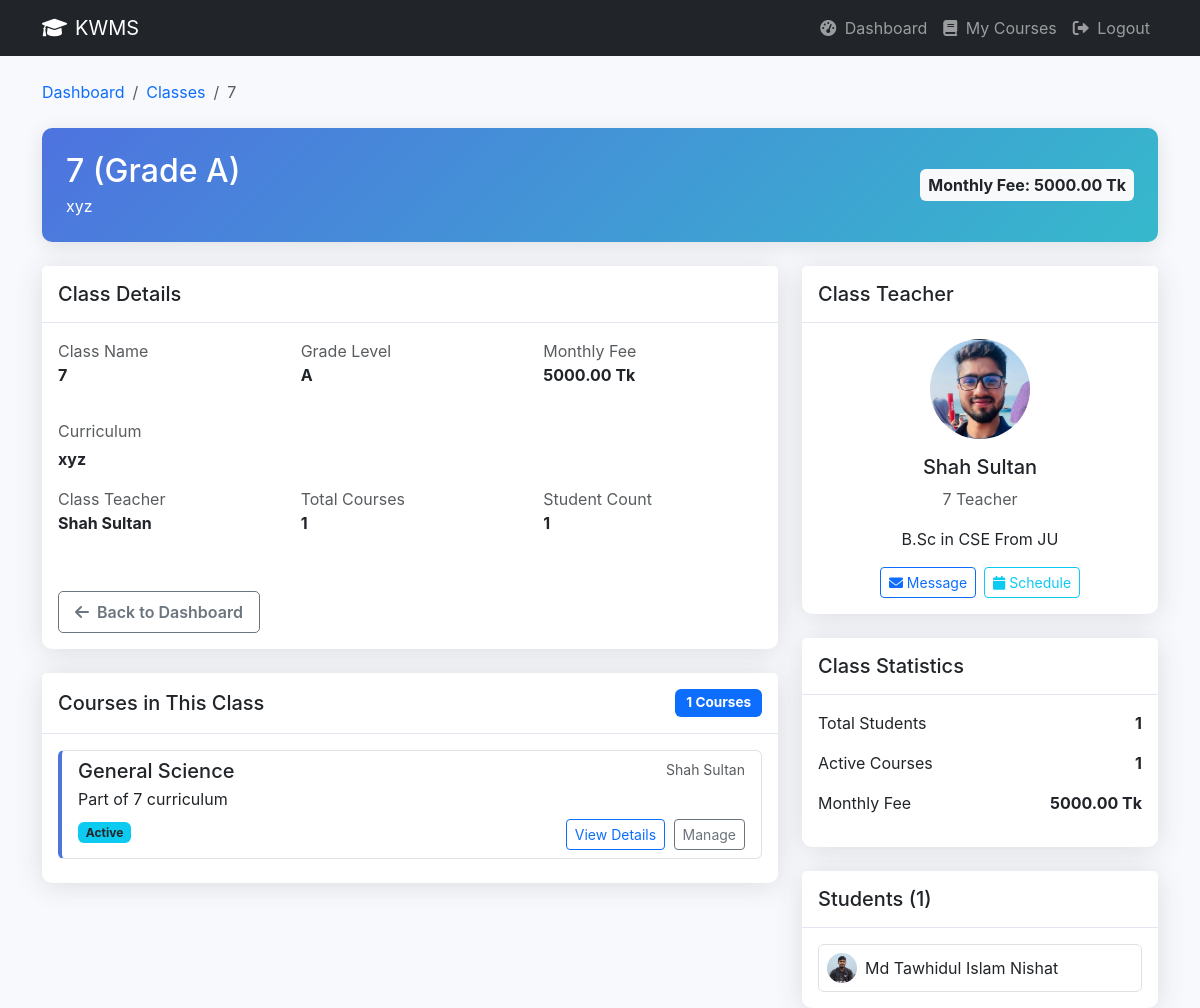
The app's page /class/1/details/ (signed in) with its own data.
### core/models.py (models this page shows, shortened)
class ClassRoom(models.Model):
    name = models.CharField(max_length=64, unique=True)   # Play, KG, One, Two…
    grade = models.CharField(max_length=32, blank=True)
    curriculum = models.TextField(blank=True)             # Curriculum details
    teacher = models.ForeignKey(
        'User',
        on_delete=models.SET_NULL,
        null=True, blank=True,
        limit_choices_to={'role': 'teacher'}
    )
    monthly_fee = models.DecimalField(max_digits=10, decimal_places=2, default=0.00)

class User(AbstractUser):
    ROLE_CHOICES = (
        ("admin", "Admin"),
        ("teacher", "Teacher"),
        ("student", "Student"),
    )
    role = models.CharField(max_length=10, choices=ROLE_CHOICES)
    def is_admin(self):
        return self.role == 'admin'
    def is_teacher(self):
        return self.role == 'teacher'

class Course(models.Model):
    title = models.CharField(max_length=128)
    classroom = models.ForeignKey(ClassRoom, on_delete=models.CASCADE)
    teacher = models.ForeignKey('User', on_delete=models.SET_NULL, null=True, limit_choices_to={'role': 'teacher'})

class TeaacherProfile(models.Model):
    user = models.OneToOneField(User, on_delete=models.CASCADE, related_name='teacher_profile')
    full_name = models.CharField(max_length=128, blank=True)
    class_room = models.ForeignKey(ClassRoom, on_delete=models.SET_NULL, null=True, blank=True)
    date_of_birth = models.DateField(null=True, blank=True)
    address = models.TextField(blank=True)
    phone = models.CharField(max_length=24, blank=True)
    photo = models.ImageField(upload_to='teacher_photos/', blank=True, null=True)
    qualification = models.CharField(max_length=256, blank=True)
    experience_years = models.PositiveIntegerField(default=0)

class StudentProfile(models.Model):
    STATUS_CHOICES = (
        ('pending', 'Pending Approval'),
        ('active', 'Active'),
        ('rejected', 'Rejected'),
    )
    user = models.OneToOneField(User, on_delete=models.CASCADE, related_name='student_profile')
    full_name = models.CharField(max_length=128, blank=True)
    class_room = models.ForeignKey(ClassRoom, on_delete=models.SET_NULL, null=True, blank=True)
    date_of_birth = models.DateField(null=True, blank=True)
    address = models.TextField(blank=True)
    phone = models.CharField(max_length=24, blank=True)
    photo = models.ImageField(upload_to='student_photos/', blank=True, null=True)
    guardian_name = models.CharField(max_length=128, blank=True)
    guardian_relation = models.CharField(max_length=64, blank=True)
    guardian_email = models.EmailField(blank=True)
    guardian_phone = models.CharField(max_length=24, blank=True)
    admission_date = models.DateField(default=timezone.now)
    admission_fee_paid = models.BooleanField(default=False)
    status = models.CharField(max_length=16, choices=STATUS_CHOICES, default='pending')
    class Meta:
        verbose_name = "Student Profile"
        verbose_name_plural = "Student Profiles"

### core/views.py (the view)
# urls.py: path("class/<int:class_id>/details/", views.class_details, name="class_details"),
@login_required
def class_details(request, class_id):
    classroom = get_object_or_404(ClassRoom, id=class_id)
    if request.user.role == 'teacher' and classroom.teacher != request.user:
        messages.error(request, "You don't have permission to view this class.")
        return redirect('dashboard')
    if request.user.role == 'student':
        student_profile = getattr(request.user, 'student_profile', None)
        if not student_profile or student_profile.class_room != classroom:
            messages.error(request, "You don't have permission to view this class.")
            return redirect('dashboard')
    courses = Course.objects.filter(classroom=classroom)
    students = StudentProfile.objects.filter(class_room=classroom, status='active')
    teacher_profile = None
    if classroom.teacher:
        teacher_profile = getattr(classroom.teacher, 'teacher_profile', None)
    context = {
        'classroom': classroom,
        'courses': courses,
        'students': students,
        'teacher_profile': teacher_profile,
    }
    return render(request, 'teacher/class_details.html', context)

### core/templates/teacher/class_details.html (shortened to what this page needs)
<!DOCTYPE html>
<html lang="en">
<head>
    <link href="https://cdn.jsdelivr.net/npm/bootstrap@5.3.0-alpha1/dist/css/bootstrap.min.css" rel="stylesheet">
    <link href="https://cdnjs.cloudflare.com/ajax/libs/font-awesome/6.0.0/css/all.min.css" rel="stylesheet">
</head>
<body>
    <nav class="navbar navbar-expand-lg navbar-dark bg-dark mb-4">
        <div class="container">
            <a class="navbar-brand" href="{% url 'dashboard' %}">
                <i class="fas fa-graduation-cap me-2"></i>KWMS
            </a>
            <div class="navbar-nav ms-auto">
                <a class="nav-link" href="{% url 'dashboard' %}">
                    <i class="fas fa-tachometer-alt me-1"></i> Dashboard
                </a>
                {% if request.user.is_teacher %}
                <a class="nav-link" href="{% url 'teacher_courses' %}">
                    <i class="fas fa-book me-1"></i> My Courses
                </a>
                {% endif %}
                <a class="nav-link" href="{% url 'logout' %}">
                    <i class="fas fa-sign-out-alt me-1"></i> Logout
                </a>
            </div>
        </div>
    </nav>
    <div class="container">
        <nav aria-label="breadcrumb" class="mb-4">
            <ol class="breadcrumb">
                <li class="breadcrumb-item"><a href="{% url 'dashboard' %}" class="text-decoration-none">Dashboard</a></li>
                <li class="breadcrumb-item"><a href="#" class="text-decoration-none">Classes</a></li>
                <li class="breadcrumb-item active" aria-current="page">{{ classroom.name }}</li>
            </ol>
        </nav>
        <div class="classroom-header p-4 mb-4">
            <div class="d-flex justify-content-between align-items-center">
                <div>
                    <h2 class="mb-1">{{ classroom.name }}{% if classroom.grade %} (Grade {{ classroom.grade }}){% endif %}</h2>
                    <p class="mb-0">{{ classroom.curriculum|truncatewords:10 }}</p>
                </div>
                <div>
                    <span class="badge bg-light text-dark fs-6 p-2">Monthly Fee: {{ classroom.monthly_fee }} Tk</span>
                </div>
            </div>
        </div>
        <div class="row">
            <div class="col-lg-8">
                <div class="info-card card mb-4">
                    <div class="card-header py-3">
                        <h5 class="m-0 font-weight-bold">Class Details</h5>
                    </div>
                    <div class="card-body">
                        <div class="row">
                            <div class="col-sm-4 mb-3">
                                <p class="mb-0 text-muted">Class Name</p>
                                <p class="fw-bold">{{ classroom.name }}</p>
                            </div>
                            <div class="col-sm-4 mb-3">
                                <p class="mb-0 text-muted">Grade Level</p>
                                <p class="fw-bold">{{ classroom.grade|default:"Not specified" }}</p>
                            </div>
                            <div class="col-sm-4 mb-3">
                                <p class="mb-0 text-muted">Monthly Fee</p>
                                <p class="fw-bold">{{ classroom.monthly_fee }} Tk</p>
                            </div>
                        </div>
                        <div class="mb-3">
                            <p class="mb-1 text-muted">Curriculum</p>
                            <p class="fw-bold">{{ classroom.curriculum|default:"No curriculum details available." }}</p>
                        </div>
                        <div class="row">
                            <div class="col-sm-4 mb-3">
                                <p class="mb-0 text-muted">Class Teacher</p>
                                <p class="fw-bold">
                                    {% if classroom.teacher %}
                                        {{ classroom.teacher.get_full_name|default:classroom.teacher.username }}
                                    {% else %}
                                        Not assigned
                                    {% endif %}
                                </p>
                            </div>
                            <div class="col-sm-4 mb-3">
                                <p class="mb-0 text-muted">Total Courses</p>
                                <p class="fw-bold">{{ courses.count }}</p>
                            </div>
                            <div class="col-sm-4 mb-3">
                                <p class="mb-0 text-muted">Student Count</p>
                                <p class="fw-bold">{{ students.count }}</p>
                            </div>
                        </div>
                        <div class="d-flex mt-4">
                            <a href="{% url 'dashboard' %}" class="btn btn-outline-secondary me-2 action-btn">
                                <i class="fas fa-arrow-left me-1"></i> Back to Dashboard
                            </a>
                        </div>
                    </div>
                </div>
                <div class="info-card card mb-4">
                    <div class="card-header py-3 d-flex justify-content-between align-items-center">
                        <h5 class="m-0 font-weight-bold">Courses in This Class</h5>
                        <span class="badge bg-primary stat-badge">{{ courses.count }} Courses</span>
                    </div>
                    <div class="card-body">
                        {% if courses %}
                            <div class="list-group">
                                {% for course in courses %}
                                    <div class="list-group-item course-item mb-2">
                                        <div class="d-flex w-100 justify-content-between">
                                            <h5 class="mb-1">{{ course.title }}</h5>
                                            <small class="text-muted">
                                                {% if course.teacher %}
                                                    {{ course.teacher.get_full_name|default:course.teacher.username }}
                                                {% else %}
                                                    Teacher not assigned
                                                {% endif %}
                                            </small>
                                        </div>
                                        <p class="mb-1">Part of {{ course.classroom.name }} curriculum</p>
                                        <div class="d-flex justify-content-between mt-2">
                                            <div>
                                                <span class="badge bg-info text-dark me-1">Active</span>
                                            </div>
                                            <div>
                                                <a href="{% url 'course_details' course.id%}" class="btn btn-sm btn-outline-primary me-1">View Details</a>
                                                {% if request.user.is_teacher and request.user == course.teacher %}
                                                <a href="#" class="btn btn-sm btn-outline-secondary">Manage</a>
                                                {% endif %}
                                            </div>
                                        </div>
                                    </div>
                                {% endfor %}
                            </div>
                        {% endif %}
                    </div>
                </div>
            </div>
            <div class="col-lg-4">
                {% if classroom.teacher and teacher_profile %}
                <div class="info-card card mb-4">
                    <div class="card-header py-3">
                        <h5 class="m-0 font-weight-bold">Class Teacher</h5>
                    </div>
                    <div class="card-body text-center">
                        {% if teacher_profile.photo %}
                        <img src="{{ teacher_profile.photo.url }}" class="rounded-circle mb-3" alt="Teacher Image" style="width: 100px; height: 100px; object-fit: cover;">
                        {% else %}
                        <div class="rounded-circle bg-secondary text-white d-flex align-items-center justify-content-center mb-3 mx-auto" style="width: 100px; height: 100px;">
                            <i class="fas fa-user fa-2x"></i>
                        </div>
                        {% endif %}
                        <h5>{{ teacher_profile.full_name|default:classroom.teacher.username }}</h5>
                        <p class="text-muted">{{ classroom.name }} Teacher</p>
                        {% if teacher_profile.qualification %}
                        <p>{{ teacher_profile.qualification }}</p>
                        {% endif %}
                        <div class="d-flex justify-content-center">
                            <a href="#" class="btn btn-outline-primary btn-sm me-2">
                                <i class="fas fa-envelope"></i> Message
                            </a>
                            <a href="#" class="btn btn-outline-info btn-sm">
                                <i class="fas fa-calendar"></i> Schedule
                            </a>
                        </div>
                    </div>
                </div>
                {% endif %}
                <div class="info-card card mb-4">
                    <div class="card-header py-3">
                        <h5 class="m-0 font-weight-bold">Class Statistics</h5>
                    </div>
                    <div class="card-body">
                        <div class="d-flex justify-content-between align-items-center mb-3">
                            <span>Total Students</span>
                            <span class="fw-bold">{{ students.count }}</span>
                        </div>
                        <div class="d-flex justify-content-between align-items-center mb-3">
                            <span>Active Courses</span>
                            <span class="fw-bold">{{ courses.count }}</span>
                        </div>
                        <div class="d-flex justify-content-between align-items-center mb-3">
                            <span>Monthly Fee</span>
                            <span class="fw-bold">{{ classroom.monthly_fee }} Tk</span>
                        </div>
                    </div>
                </div>
                <div class="info-card card">
                    <div class="card-header py-3">
                        <h5 class="m-0 font-weight-bold">Students ({{ students.count }})</h5>
                    </div>
                    <div class="card-body">
                        {% if students %}
                            <div class="list-group">
                                {% for student in students|slice:":5" %}
                                    <div class="list-group-item d-flex align-items-center p-2">
                                        {% if student.photo %}
                                        <img src="{{ student.photo.url }}" class="rounded-circle me-2" alt="Student Image" style="width: 30px; height: 30px; object-fit: cover;">
                                        {% else %}
                                        <div class="rounded-circle bg-secondary d-flex align-items-center justify-content-center me-2" style="width: 30px; height: 30px;">
                                            <i class="fas fa-user text-white" style="font-size: 12px;"></i>
                                        </div>
                                        {% endif %}
                                        <span>{{ student.full_name|default:student.user.username }}</span>
                                    </div>
                                {% endfor %}
                            </div>
                        {% else %}
                            <p class="text-muted">No students enrolled in this class yet.</p>
                        {% endif %}
                    </div>
                </div>
            </div>
        </div>
    </div>
</body>
</html>

### records on screen
ClassRoom: name "7", grade "A", curriculum "xyz", monthly_fee "5000.00", teacher.get_full_name "Shah Sultan"
Course: title "General Science", teacher.get_full_name "Shah Sultan", classroom.name "7", shows "Manage"
TeaacherProfile: photo (picture), full_name "Shah Sultan", qualification "B.Sc in CSE From JU"
StudentProfile: photo (picture), full_name "Md Tawhidul Islam Nishat"

### other values on screen
{{ courses.count }} "1"
{{ students.count }} "1"
